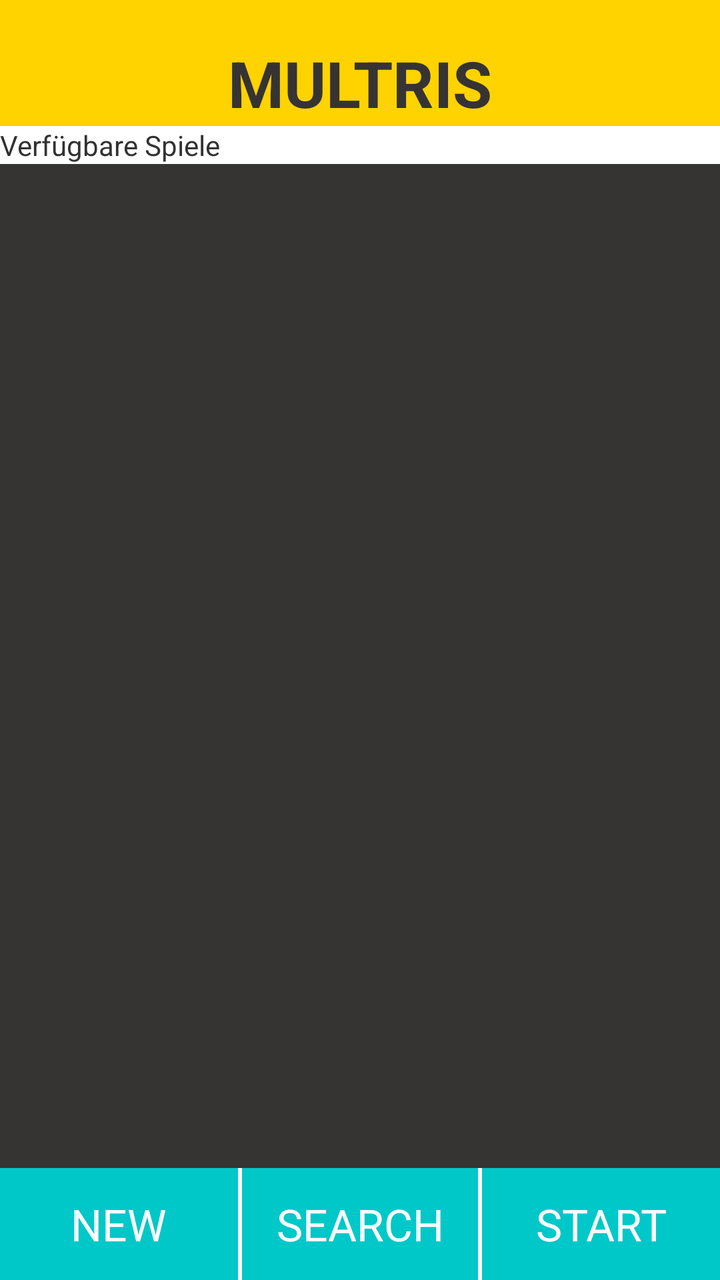
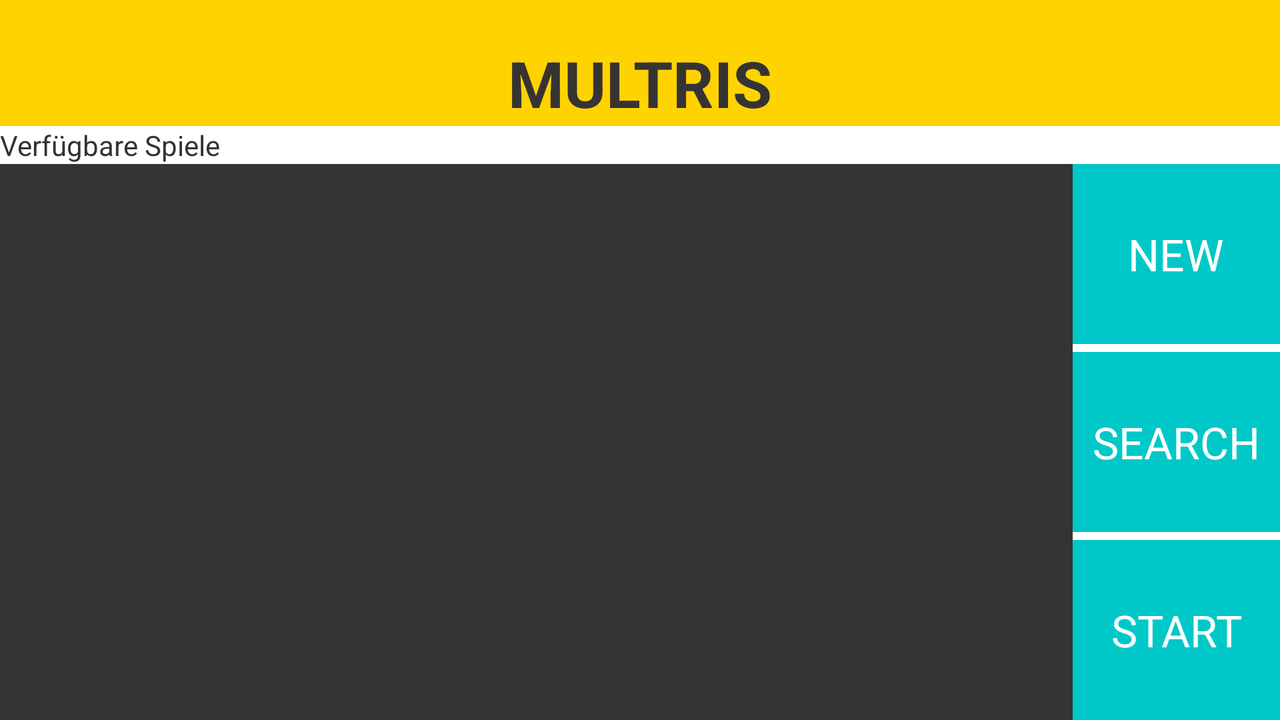

Two renders of one Android screen. The first uses the default layout on a phone; the second uses the alternative layout the repository ships for a different screen configuration, on a matching device. The two XML files are below.
<!-- AndroidManifest.xml: application theme AppTheme -->
<!-- res/layout/activity_connection.xml -->
<?xml version="1.0" encoding="utf-8"?>
<LinearLayout xmlns:android="http://schemas.android.com/apk/res/android"
    style="@style/LayoutStyle"
    android:orientation="vertical" >

    <TextView
        android:id="@+id/header"
        style="@style/ActivityHeaderStyle"
        android:background="@color/four"
        android:paddingTop="20dp"
        android:text="@string/connection_title"
        android:textSize="32sp" />

    <LinearLayout
        android:layout_width="fill_parent"
        android:layout_height="wrap_content"
        android:background="@color/white" >

        <TextView
            android:id="@+id/list_title"
            android:layout_width="0dp"
            android:layout_height="wrap_content"
            android:layout_weight="0.78"
            android:text="Verfügbare Spiele" />

        <ProgressBar
            android:id="@+id/progress_bar_device_scan"
            style="?android:attr/progressBarStyleSmall"
            android:layout_width="wrap_content"
            android:layout_height="wrap_content"
            android:visibility="invisible" />
    </LinearLayout>

    <LinearLayout
        style="@style/LayoutStyle"
        android:layout_height="0dp"
        android:layout_weight="1"
        android:orientation="vertical" >

        <ListView
            android:id="@+id/paired_devices"
            android:layout_width="fill_parent"
            android:layout_height="match_parent"
            android:stackFromBottom="true" />
    </LinearLayout>

    <LinearLayout
        android:layout_width="fill_parent"
        android:layout_height="wrap_content"
        android:background="@color/white"
        android:orientation="horizontal" >

        <Button
            android:id="@+id/create_multiplayer_game"
            style="@style/MenuButtonStyle"
            android:layout_marginRight="1dp"
            android:layout_weight="1"
            android:background="@drawable/menu_button"
            android:text="@string/button_create"/>

        <Button
            android:id="@+id/search_multiplayer_game"
            style="@style/MenuButtonStyle"
            android:layout_marginLeft="1dp"
            android:layout_marginRight="1dp"
            android:layout_weight="1"
            android:background="@drawable/menu_button"
            android:text="@string/button_search" />

        <Button
            android:id="@+id/start_multiplayer_game"
            style="@style/MenuButtonStyle"
            android:layout_marginLeft="1dp"
            android:layout_weight="1"
            android:background="@drawable/menu_button"
            android:text="@string/button_start_game" />
    </LinearLayout>

</LinearLayout>
<!-- resources referenced by this layout -->
<resources>
  <color name="four">#FFD300</color>
  <color name="white">#ffffff</color>
  <!-- drawable menu_button (drawable) -->
  <?xml version="1.0" encoding="utf-8"?>
  <selector xmlns:android="http://schemas.android.com/apk/res/android">
  
      <item android:drawable="@color/two" android:state_pressed="true"/>
      <item android:drawable="@color/button_disabled" android:state_enabled="false"/>
      <item android:drawable="@color/three"/>
  
  </selector>
  <string name="button_create">NEW</string>
  <string name="button_search">SEARCH</string>
  <string name="button_start_game">START</string>
  <string name="connection_title">MULTRIS</string>
  <style name="ActivityHeaderStyle" parent="@android:style/TextAppearance.Large">
          <item name="android:background">@color/four</item>
          <item name="android:textColor">@color/one</item>
          <item name="android:textSize">56sp</item>
          <item name="android:textStyle">bold</item>
          <item name="android:layout_width">fill_parent</item>
          <item name="android:layout_height">wrap_content</item>
          <item name="android:gravity">center</item>
          <item name="android:paddingTop">70dp</item>
      </style>
  <style name="LayoutStyle" parent="@android:style/TextAppearance.Large">
          <item name="android:background">@color/one</item>
          <item name="android:layout_width">match_parent</item>
          <item name="android:layout_height">match_parent</item>
      </style>
  <style name="MenuButtonStyle" parent="@android:style/TextAppearance.Large">
          <item name="android:layout_width">fill_parent</item>
          <item name="android:layout_height">56dp</item>
          <item name="android:textColor">@drawable/menu_button_text_color</item>
          <item name="android:gravity">center</item>
      </style>
  <style name="AppTheme" parent="android:Theme.Light" />
  <color name="two">#007C7C</color>
  <color name="button_disabled">#7cb9b9</color>
  <color name="three">#00C8C8</color>
  <color name="one">#363333</color>
  <!-- drawable menu_button_text_color (drawable) -->
  <?xml version="1.0" encoding="utf-8"?>
  <selector xmlns:android="http://schemas.android.com/apk/res/android">
  
      <item android:state_pressed="true" android:color="@color/lightgrey"/>
      <item android:state_enabled="false" android:color="@color/font_disabled"/>
      <item android:color="@color/white"/>
  
  </selector>
  <color name="lightgrey">#eeeeee</color>
  <color name="font_disabled">#e2e3e3</color>
</resources>
<!-- res/layout-land/activity_connection.xml (the repository's variant of the layout above) -->
<!-- drawn on the phone turned sideways -->
<?xml version="1.0" encoding="utf-8"?>
<LinearLayout xmlns:android="http://schemas.android.com/apk/res/android"
    style="@style/LayoutStyle"
    android:orientation="vertical" >

    <TextView
        android:id="@+id/header"
        style="@style/ActivityHeaderStyle"
        android:background="@color/four"
        android:paddingTop="20dp"
        android:text="@string/connection_title"
        android:textSize="32sp" />

    <LinearLayout
        android:layout_width="fill_parent"
        android:layout_height="wrap_content"
        android:background="@color/white" >

        <TextView
            android:id="@+id/list_title"
            android:layout_width="0dp"
            android:layout_height="wrap_content"
            android:layout_weight="0.78"
            android:text="Verfügbare Spiele" />

        <ProgressBar
            android:id="@+id/progress_bar_device_scan"
            style="?android:attr/progressBarStyleSmall"
            android:layout_width="wrap_content"
            android:layout_height="wrap_content"
            android:visibility="invisible" />
    </LinearLayout>

    <LinearLayout
        android:layout_width="wrap_content"
        android:layout_height="match_parent"
        android:background="@color/white"
        android:orientation="horizontal" >

        <ListView
            android:id="@+id/paired_devices"
            android:layout_width="0dp"
            android:layout_height="fill_parent"
            android:layout_weight="1"
            android:background="@color/one"
            android:stackFromBottom="true" />

        <LinearLayout
            android:layout_width="fill_parent"
            android:layout_height="fill_parent"
            android:background="@color/white"
            android:orientation="vertical" >

            <Button
                android:id="@+id/create_multiplayer_game"
                style="@style/DialogButtonStyle"
                android:layout_marginBottom="4dp"
                android:layout_weight="1"
                android:background="@drawable/menu_button"
                android:padding="10dp"
                android:text="@string/button_create" />

            <Button
                android:id="@+id/search_multiplayer_game"
                style="@style/DialogButtonStyle"
                android:layout_marginBottom="4dp"
                android:layout_weight="1"
                android:background="@drawable/menu_button"
                android:padding="10dp"
                android:text="@string/button_search" />

            <Button
                android:id="@+id/start_multiplayer_game"
                style="@style/DialogButtonStyle"
                android:layout_weight="1"
                android:background="@drawable/menu_button"
                android:padding="10dp"
                android:text="@string/button_start_game" />
        </LinearLayout>
    </LinearLayout>

</LinearLayout>
<!-- resources referenced by the variant -->
<!-- as the phone turned sideways resolves them -->
<resources>
  <color name="four">#FFD300</color>
  <color name="one">#363333</color>
  <color name="white">#ffffff</color>
  <!-- drawable menu_button (drawable) -->
  <?xml version="1.0" encoding="utf-8"?>
  <selector xmlns:android="http://schemas.android.com/apk/res/android">
  
      <item android:drawable="@color/two" android:state_pressed="true"/>
      <item android:drawable="@color/button_disabled" android:state_enabled="false"/>
      <item android:drawable="@color/three"/>
  
  </selector>
  <string name="button_create">NEW</string>
  <string name="button_search">SEARCH</string>
  <string name="button_start_game">START</string>
  <string name="connection_title">MULTRIS</string>
  <style name="ActivityHeaderStyle" parent="@android:style/TextAppearance.Large">
          <item name="android:background">@color/four</item>
          <item name="android:textColor">@color/one</item>
          <item name="android:textSize">56sp</item>
          <item name="android:textStyle">bold</item>
          <item name="android:layout_width">fill_parent</item>
          <item name="android:layout_height">wrap_content</item>
          <item name="android:gravity">center</item>
          <item name="android:paddingTop">70dp</item>
      </style>
  <style name="DialogButtonStyle" parent="@android:style/TextAppearance.Large">
          <item name="android:layout_width">fill_parent</item>
          <item name="android:layout_height">48dp</item>
          <item name="android:textColor">@drawable/menu_button_text_color</item>
          <item name="android:gravity">center</item>
      </style>
  <style name="LayoutStyle" parent="@android:style/TextAppearance.Large">
          <item name="android:background">@color/one</item>
          <item name="android:layout_width">match_parent</item>
          <item name="android:layout_height">match_parent</item>
      </style>
  <style name="AppTheme" parent="android:Theme.Light" />
  <color name="two">#007C7C</color>
  <color name="button_disabled">#7cb9b9</color>
  <color name="three">#00C8C8</color>
  <!-- drawable menu_button_text_color (drawable) -->
  <?xml version="1.0" encoding="utf-8"?>
  <selector xmlns:android="http://schemas.android.com/apk/res/android">
  
      <item android:state_pressed="true" android:color="@color/lightgrey"/>
      <item android:state_enabled="false" android:color="@color/font_disabled"/>
      <item android:color="@color/white"/>
  
  </selector>
  <color name="lightgrey">#eeeeee</color>
  <color name="font_disabled">#e2e3e3</color>
</resources>
